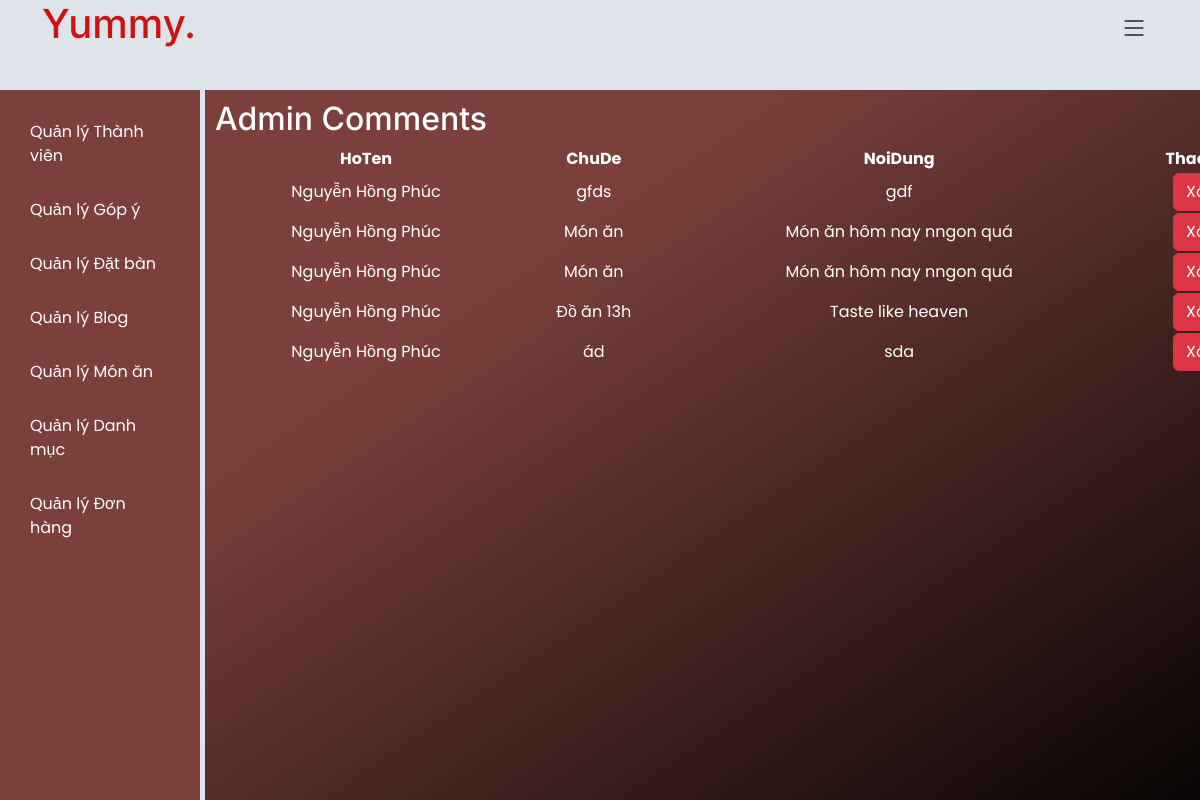
Screenshot of /admin/admin_home.php?page=admin_comments (signed in) with the database file from the repository.
### tables this page shows
CREATE TABLE `gopy` (
  `MaGopY` int(11) NOT NULL,
  `MaThanhVien` int(11) NOT NULL,
  `ChuDe` varchar(50) NOT NULL,
  `NoiDung` text NOT NULL
);

CREATE TABLE `thanhvien` (
  `MaThanhVien` int(11) NOT NULL,
  `TenDangNhap` varchar(20) NOT NULL,
  `MatKhau` varchar(20) NOT NULL,
  `HoTen` varchar(255) NOT NULL,
  `DiaChi` varchar(255) NOT NULL,
  `SDT` varchar(10) NOT NULL,
  `Email` varchar(255) NOT NULL
);

### admin/admin_comments.php (the view, shortened to what this page needs)
<?php
require_once("../components/connection.php");
$sql = "SELECT gopy.*, thanhvien.hoten FROM gopy INNER JOIN thanhvien ON gopy.MaThanhVien = thanhvien.MaThanhVien";
$stmt = $conn->prepare($sql);
$stmt->execute();
$result = $stmt->get_result();
$comments = $result->fetch_all(MYSQLI_ASSOC);
?>
<!DOCTYPE html>
<html lang="en">
<head>
</head>
<body>
<h2>Admin Comments</h2>
<table width = 100%>
    <thead align="center">
        <tr>
            <th>HoTen</th>
            <th>ChuDe</th>
            <th>NoiDung</th>
            <th>Thao tác</th>
        </tr>
    </thead>
    <tbody>
        <?php foreach ($comments as $comment): ?>
            <tr align="center">
                <td><?php echo $comment['hoten']; ?></td>
                <td><?php echo $comment['ChuDe']; ?></td>
                <td><?php echo $comment['NoiDung']; ?></td>
                <td><button onclick="if(confirm('Bạn chắc chưa?')) { window.location.href='admin_comments.php?delete=<?php echo $comment['MaGopY']; ?>' }" class="btn btn-danger">Xóa</button></td>             </tr>
        <?php endforeach; ?>
    </tbody>
</table>
</body>
</html>

### assets/css/main.css (style rules this page uses)
:root { --font-default: "Open Sans", system-ui, -apple-system, "Segoe UI", Roboto, "Helvetica Neue", Arial, "Noto Sans", "Liberation Sans", sans-serif, "Apple Color Emoji", "Segoe UI Emoji", "Segoe UI Symbol", "Noto Color Emoji"; --font-primary: "Amatic SC", sans-serif; --font-secondary: "Inter", sans-serif; }
:root { --color-default: #212529; --color-primary: #ce1212; --color-secondary: #37373f; }
:root { scroll-behavior: smooth; }
body { font-family: var(--font-default); color: var(--color-default); }
h1, h2, h3, h4, h5, h6 { font-family: var(--font-secondary); }

### admin/admin_home.php (style rules this page uses)
body { font-family: Poppins, sans-serif; display: flex; background-color: #dee4ea; margin: 0; }

### rows the page displays
gopy: MaThanhVien.HoTen "Nguyễn Hồng Phúc", ChuDe "gfds", NoiDung "gdf"
gopy: MaThanhVien.HoTen "Nguyễn Hồng Phúc", ChuDe "Món ăn", NoiDung "Món ăn hôm nay nngon quá"
gopy: MaThanhVien.HoTen "Nguyễn Hồng Phúc", ChuDe "Món ăn", NoiDung "Món ăn hôm nay nngon quá"
gopy: MaThanhVien.HoTen "Nguyễn Hồng Phúc", ChuDe "Đồ ăn 13h", NoiDung "Taste like heaven"
gopy: MaThanhVien.HoTen "Nguyễn Hồng Phúc", ChuDe "ád", NoiDung "sda"
